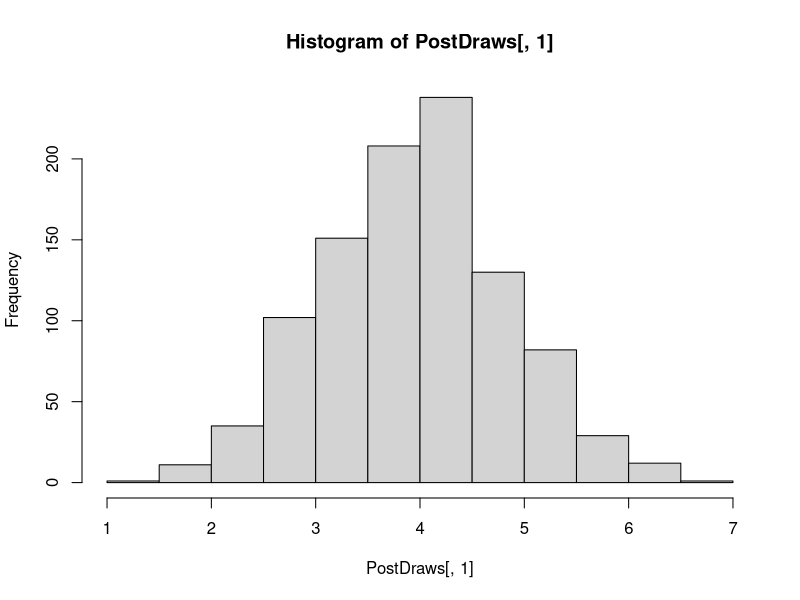

Generate this figure with R:
NormalNonInfoPrior<-function(NDraws,Data){
  
  #####################################################################################
  # PURPOSE: 	Generates samples from the joint posterior distribution of the parameters in the
  #
  #		MODEL: x1,....xn iid Normal(mu,sigma^2) model. 
  #		PRIOR: p(mu,sigma^2) propto 1/sigma^2				
  #
  #
  # INPUT:	NDraw: 		(Scalar)	The number of posterior draws
  #		Data:		(n-by-1)	Data vector of n observations
  #				
  # OUTPUT:	PostDraws:	(NDraws-by-2)	Matrix of posterior draws. 
  #						First column holds draws of mu		
  #						Second column holds draws of sigma^2
  #
  # AUTHOR:	Mattias Villani, Sveriges Riksbank and Stockholm University.
  #		E-mail: mattias.villani@riksbank.se.
  #
  # DATE:		2005-04-13
  #
  ######################################################################################
  
  
  Datamean<-mean(Data)
  s2<-var(Data)
  n<-length(Data)
  PostDraws=matrix(0,NDraws,2)
  PostDraws[,2]<-((n-1)*s2)/rchisq(NDraws,n-1)
  PostDraws[,1]<-Datamean+rnorm(NDraws,0,1)*sqrt(PostDraws[,2]/n)
  
  return(PostDraws)
}

Data<-rnorm(100,5,10) 			# Sampling 100 observations from the N(5,10) density##
PostDraws<-NormalNonInfoPrior(1000,Data) # Generating 1000 draws from the joint posterior density of mu and sigma^2
hist(PostDraws[,1]) 			# Plotting the histogram of mu-draws